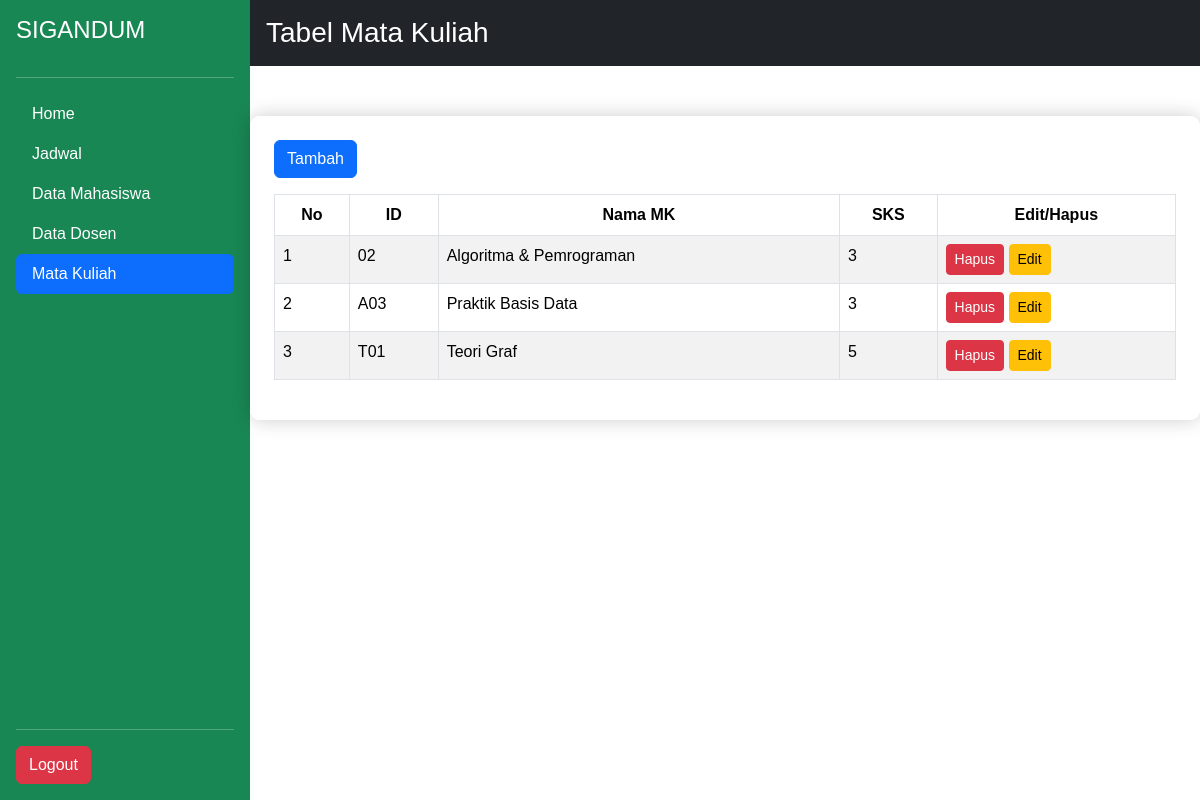
Before: /mk.php (signed in) with the older database file.
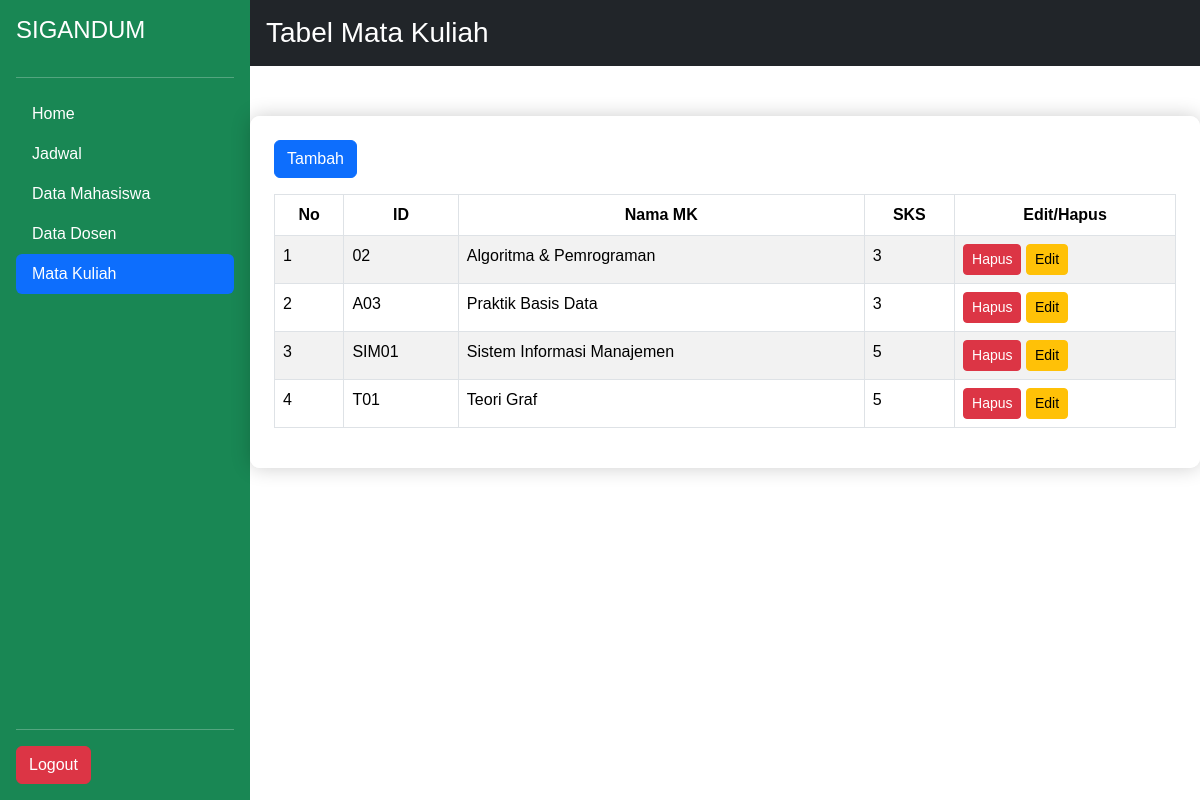
After: the same page with the newer database file.
### tables this page shows
CREATE TABLE `mk` (
  `id_mk` varchar(15) NOT NULL,
  `nama_mk` varchar(50) DEFAULT NULL,
  `sks` int DEFAULT NULL
);

### mk.php (the view, shortened to what this page needs)
<!DOCTYPE html>
<html lang="en">
<head>
    <link href="https://cdn.jsdelivr.net/npm/bootstrap@5.3.3/dist/css/bootstrap.min.css" rel="stylesheet">
    <link rel="stylesheet" href="style.css">
</head>
<body>
    <?php
    include 'koneksi.php';
    ?>
<div class="d-flex">
    <div class="d-flex flex-column flex-shrink-0 p-3 bg-success text-white" style="width: 250px; min-height: 100vh;">
        <h4 class="mb-3">SIGANDUM</h4>
        <hr>
        <ul class="nav nav-pills flex-column mb-auto">
            <li class="nav-item">
                <a href="index.php" class="nav-link text-white">
                    Home
                </a>
            </li>
            <li>
                <a href="jadwal.php" class="nav-link text-white">
                    Jadwal
                </a>
            </li>
            <li>
                <a href="tabel.php"class="nav-link text-white">
                    Data Mahasiswa
                </a>
            </li>
            <li>
                <a href="dosen.php" class="nav-link text-white">
                    Data Dosen
                </a>
            </li>
            <li>
                <a href="mk.php" class="nav-link text-white active" aria-current="page">
                    Mata Kuliah
                </a>
            </li>
        </ul>
        <hr>
        <div>
            <button type="button" class="btn btn-danger" id="logout">Logout</button>
        </div>
    </div>
    <div class="flex-grow-1">
        <header class="bg-dark text-white p-3">
            <h3 class="m-0">Tabel Mata Kuliah</h3>
        </header>
        <main class="p-4">
             <button type="button" class="btn btn-primary mb-3" data-bs-toggle="modal" data-bs-target="#myModal">
                Tambah
            </button>
        <table class="table table-bordered table-striped">
                <thead>
                    <tr class="text-center">
                        <th>No</th>
                        <th>ID</th>
                        <th>Nama MK</th>
                        <th>SKS</th>
                        <th>Edit/Hapus</th>
                    </tr>
                </thead>
                <tbody>
                    <?php
                    $sql = "SELECT * FROM mk";
                    $result = $conn->query($sql);
                    $nomor = 1;
                    if ($result->num_rows > 0) {
                        while($row = $result->fetch_assoc()) {
                            echo "<tr>
                                <td>$nomor</td>
                                <td>$row[id_mk]</td>
                                <td>$row[nama_mk]</td>
                                <td>$row[sks]</td>
                                <td>
                                    <a href='db/hapus.php?id_mk=$row[id_mk]' class='btn btn-danger btn-sm'>Hapus</a>
                                    <a href='db/edit.php?id_mk=$row[id_mk]' class='btn btn-warning btn-sm'>Edit</a>
                                </td>
                            </tr>";
                            $nomor++;
                        }
                    }
                    ?>
                </tbody>
            </table>
        </main>
    </div>
</div>
</body>
</html>

Changed rows visible on the page:
added mk: id_mk "SIM01", nama_mk "Sistem Informasi Manajemen", sks "5"
